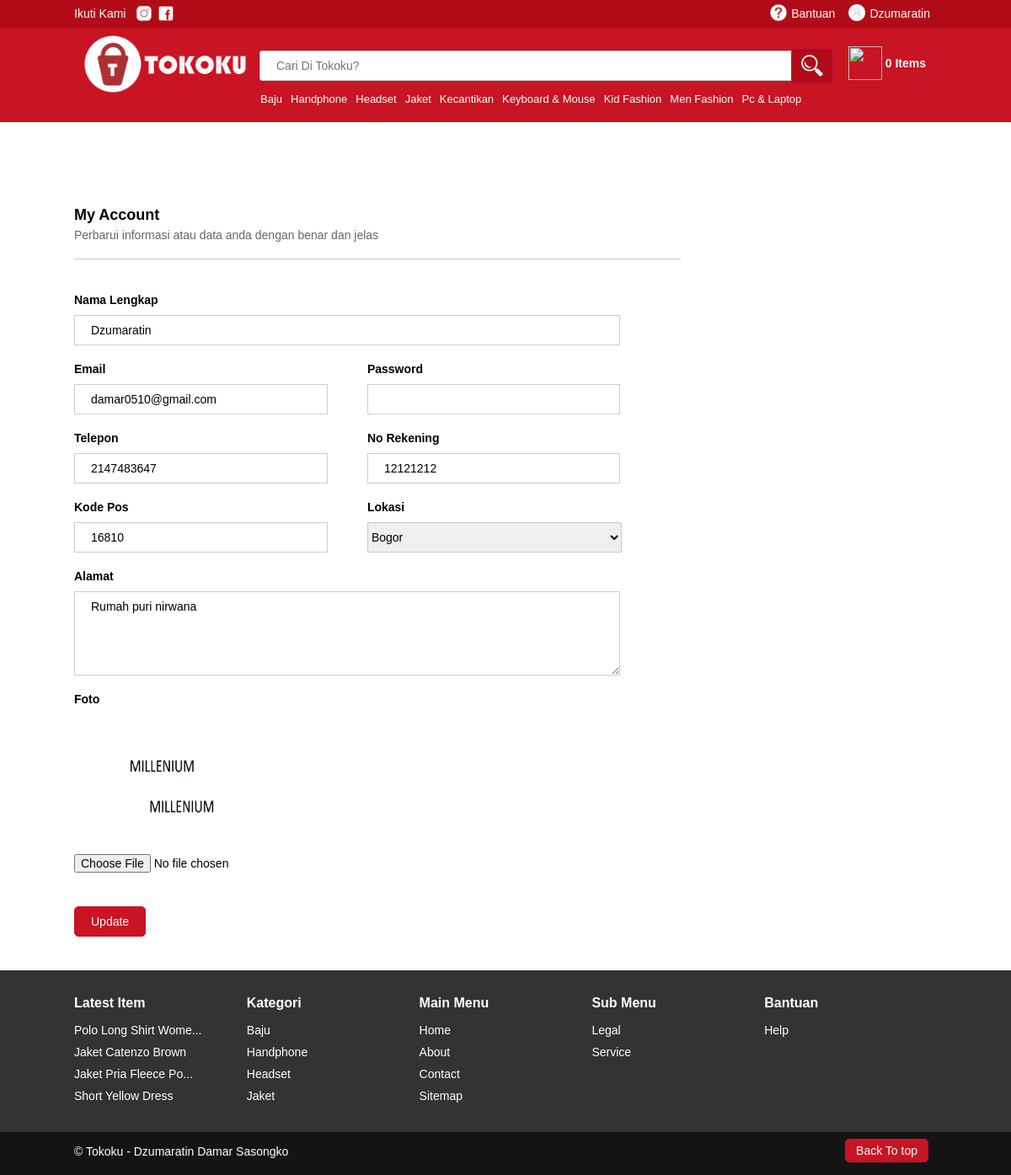
The app's page /member/my_account (signed in) with its own data.
### tables this page shows
CREATE TABLE `kategori` (
  `id_kategori` int(11) NOT NULL,
  `kategori` varchar(250) NOT NULL
);

CREATE TABLE `members` (
  `id_member` int(11) NOT NULL,
  `id_lokasi` int(11) NOT NULL,
  `nama` varchar(250) NOT NULL,
  `email` varchar(250) NOT NULL,
  `password` varchar(250) NOT NULL,
  `telepon` int(11) NOT NULL,
  `no_rekening` int(11) NOT NULL,
  `kode_pos` int(11) NOT NULL,
  `alamat` text NOT NULL,
  `foto` varchar(250) NOT NULL
);

CREATE TABLE `items` (
  `id_item` int(11) NOT NULL,
  `id_kategori` int(11) NOT NULL,
  `id_lokasi` int(11) NOT NULL,
  `nama_item` varchar(250) NOT NULL,
  `merk` varchar(250) NOT NULL,
  `harga` int(11) NOT NULL,
  `qty` int(11) NOT NULL,
  `diskon` int(11) NOT NULL,
  `deskripsi` varchar(250) NOT NULL,
  `foto` varchar(250) NOT NULL,
  `terjual` int(11) NOT NULL
);

CREATE TABLE `menu` (
  `id_menu` int(11) NOT NULL,
  `judul_menu` varchar(250) NOT NULL,
  `caption` varchar(250) NOT NULL,
  `status` int(11) NOT NULL,
  `konten` text NOT NULL
);

### app/core/Controller.php (called while the page is built, shortened)
<?php
class Controller {
	public function view($view, $data = array()){
		extract($data);
		require_once 'app/views/'.$view.'.php';
	}
}

### app/controllers/member.php (called while the page is built, shortened)
<?php
class Member extends Controller {
	public function my_account(){
		$id = $_SESSION[SESS]['member']['id_member'];
		$data['lokasi'] = $this->db->fetch("SELECT * FROM lokasi ORDER BY lokasi ASC");
		$data['data'] = $this->db->fetch("SELECT * FROM members WHERE id_member = :idm", array(':idm' => $id));
		$this->view('sections/head');
		$this->view('pages/my_account', $data);
		$this->view('sections/footer');
	}
}

### app/core/App.php (called while the page is built, shortened)
<?php
class App {
	public $controller = 'home';
	public $method = 'index';
	public $params = array();
	public function __construct(){
		$url = $this->parseUrl();
		if(file_exists('app/controllers/'.$url[0].'.php')){
			$this->controller = $url[0];
			unset($url[0]);
		} else {
			die('404 PAGE NOT FOUND');
		}
		$this->controller = new $this->controller;
		if(isset($url[1])){
			if(method_exists($this->controller, $url[1])){
				$this->method = $url[1];
			} else {
				$url[2] = $url[1];
				unset($url[1]);
			}
		}
		call_user_func_array(array($this->controller, $this->method), $this->params);
	}
	public function parseUrl(){
		if(isset($_GET['url'])){
			return explode('/', filter_var(rtrim($_GET['url'],'/'), FILTER_SANITIZE_URL));
		} else {
			return array($this->controller, $this->method, 0);
		}
	}
}

### index.php (called while the page is built, shortened)
<?php
$app = new App();

### app/libs/DB.php (called while the page is built, shortened)
<?php
class DB {
	public $pdo;
	public function connect(){
		try {
			$this->pdo = new PDO("mysql:host=".HOST.";dbname=".DBNY, USER, PASS, array(PDO::ATTR_PERSISTENT => TRUE));
			$this->pdo->setAttribute(PDO::ATTR_ERRMODE, PDO::ERRMODE_WARNING);
		}
		catch(PDOException $e){
			die("ERROR : ".$e->getMessage());
		}
	}
	public function fetch($sql, $data = array()){
		$q = $this->pdo->prepare($sql);
		$q->execute($data);
		return $q->fetchAll(PDO::FETCH_ASSOC);
	}
}

### app/views/pages/my_account.php (the view, shortened to what this page needs)
<div class="container" style="margin-top:50px;">
<div class="wrapper pull-left m">
   	<div class="page-title">
       	<h1 style="margin-top:50px;">My Account</h1>
           <p>Perbarui informasi atau data anda dengan benar dan jelas</p>
       </div>
   	<form action="<?= SITE ?>/member/my_account" method="post" enctype="multipart/form-data" class="form">
       	<label class="block">
           	<b>Nama Lengkap</b>
               <input type="text" name="nama" class="form-control" value="<?= $data[0]['nama'] ?>" required="required" />
           </label>
       	<label>
           	<b>Email</b>
               <input type="email" name="email" class="form-control" value="<?= $data[0]['email'] ?>" required="required" />
           </label>
       	<label>
           	<b>Password</b>
               <input type="password" name="password" class="form-control" readonly/>
           </label>
       	<label>
           	<b>Telepon</b>
               <input type="number" name="telepon" class="form-control" value="<?= $data[0]['telepon'] ?>" required="required" />
           </label>
       	<label>
           	<b>No Rekening</b>
               <input type="number" name="no_rekening" class="form-control" value="<?= $data[0]['no_rekening'] ?>" required="required" />
           </label>
       	<label>
           	<b>Kode Pos</b>
               <input type="number" name="kode_pos" class="form-control" value="<?= $data[0]['kode_pos'] ?>" required="required" />
           </label>
       	<label>
           	<b>Lokasi</b>
               <select name="lokasi" class="form-control">
                   <?php
					foreach($lokasi as $l){
						if($l['id_lokasi'] == $data[0]['id_lokasi']){
							echo "<option value='".$l['id_lokasi']."' selected>".ucwords($l['lokasi'])."</option>";
						} else {
							echo "<option value='".$l['id_lokasi']."'>".ucwords($l['lokasi'])."</option>";
						}
					}
				?>
               </select>
           </label>
       	<label class="block">
           	<b>Alamat</b>
               <textarea name="alamat" class="form-control" required="required" rows="5"><?= $data[0]['alamat'] ?></textarea>
           </label>
       	<label class="block">
           	<b>Foto</b>
               <img src="<?= SITE ?>/public/images/members/<?= $data[0]['foto'] ?>" width="236" height="150" />
               <br/><br/>
               <input type="file" name="foto"/>
           </label>
           <label class="block">
            <button type="submit" name="submit" class="btn btn-large pull-left">Update</button>
           </label>
       </form>
   </div>
   </div>

### app/views/sections/head.php (shortened to what this page needs)
<html>
<link rel="stylesheet" type="text/css" href="<?= SITE ?>/public/css/style.css">
<body>
<div id="topbar" class="auto dark-red">
	<div class="container">
		<?php
		if(isset($_SESSION[SESS]['admin'])){
		?>
    	<p class="pull-left">Selamat Datang di Admin <b>Tokoku</b></p>
        <?php
		}
		else {
		?>
    	<p class="pull-left" style="color: #fff;margin-right:10px; "> Ikuti Kami </p>
    	<a href="#" >
			<img style="margin-top: 6px;margin-left: 2px;" src="<?= SITE ?>/public/images/ig.png" width="20" />
		</a>
		<a href="#">
			<img style="margin-top: 6px;margin-left: 2px;" src="<?= SITE ?>/public/images/fb.png" width="20" />
		</a>
        <?php
		}
		?>
					<ul class="pull-right">
					<?php
					if(isset($_SESSION[SESS]['member'])){
					?>
					<li><a href="<?= SITE ?>/help" class="pull-left" style="color: #fff">
					<img class="pull-left" style="margin-top: -3px;margin-right: 5px;" src="<?= SITE ?>/public/images/tanya.png" width="20" />
					Bantuan </a> </li>
					<div class="dropdown" style="float: right;">
					<li><a href="#" class="pull-left" style="color: #fff">
					<img class="pull-left" style="margin-top: -3px;margin-right: 5px;" src="<?= SITE ?>/public/images/user_toko.png" width="20" />
					<?= ucwords($_SESSION[SESS]['member']['nama']) ?>
					</a>
				  	   </li>
					</div>
					<?php
			}
			?>
			</ul>
	</div>
</div>
<div id="header" class="red auto m">
	<div class="container">
		<?php
		if(isset($_SESSION[SESS]['admin'])){
		?>
    	<a href="<?= SITE ?>/admin" class="pull-left">
	    	<img src="<?= SITE ?>/public/images/toko.png" width="220" />
        </a>
        <?php
		} else {
		?>
	<a href="<?= SITE ?>">
		<img src="<?= SITE ?>/public/images/toko.png" class="logo" width="220" >
	</a>
<?php
		}
		?>
	<div class="pull-right">
<?php
		if(isset($_SESSION[SESS]['member'])){
			if(!isset($_SESSION[SESS]['member']['cart'])){
				$cart = 0;
			} else {
				$cart = count($_SESSION[SESS]['member']['cart']);
			}
		?>
        <a href="<?= SITE ?>/cart/my_cart">
		<img src="<?= SITE ?>/public/images/cart.png" width="40" class="pull-right cart" style="margin: 22px 65px;" />
		</a>
		<b class="b-item" style="margin: 34px -157px;color: #fff;float: right;"><?= $cart ?> Items</b>
        <?php
		}elseif(isset($_SESSION[SESS]['admin'])){
		?>
		<img src="<?= SITE ?>/public/images/cart.png" style="display: none;" width="40" class="pull-right" style="margin: 16px 65px;" />
		<?php
		}else {
		?>
		<a href="<?= SITE ?>/cart/cart_empty">
		<img src="<?= SITE ?>/public/images/cart.png" width="40" class="pull-right cart_empty cart_cart"  />
		</a>
		<?php
		}
		?>
		</div>
<?php
	if(isset($_GET['q'])){
		$q = $_GET['q'];
	} else {
		$q = '';
	}
	if(!isset($_SESSION[SESS]['admin'])){
?>
<?php
	$kategori = $this->db->fetch("SELECT * FROM kategori ORDER BY kategori ASC LIMIT 9");
?>
        	<div id="search pull-left">
    	<form action="<?= SITE ?>/search/" method="get">
        	<input type="text" name="q" class="searchTerm form-control search1" placeholder="Cari Di Tokoku?" value="<?= $q ?>" />
    		<button type="submit" class="searchButton button_sc">
        	<img src="<?= SITE ?>/public/images/search.png" align="center" style="margin-right: 5px;">
    	</button>
        </form>
        <div class="kate">
                	<?php
					foreach($kategori as $li){
						if(strlen($li['kategori']) > 40){
							$show = substr($li['kategori'],0,40)."...";
						} else {
							$show = $li['kategori'];
						}
						echo "<a style='margin-right: 10px;' href='".SITE."/kategori/".$li['id_kategori']."'>".ucwords($show)."</a>";
					}
					?>
    	</div>
        </div>
<?php
	}
	?>
	</div>
	</div>

### app/views/sections/footer.php (shortened to what this page needs)
 <?php
 if(URI1 != 'admin'){
 if(!isset($_SESSION[SESS]['admin'])){
	 $latest_items = $this->db->fetch("SELECT * FROM items ORDER BY id_item DESC LIMIT 4");
	 $kategori = $this->db->fetch("SELECT * FROM kategori ORDER BY kategori ASC LIMIT 4");
	 $main_menu = $this->db->fetch("SELECT * FROM menu WHERE status = 1 ORDER BY judul_menu ASC LIMIT 2");
	 $sub_menu = $this->db->fetch("SELECT * FROM menu WHERE status = 2 ORDER BY judul_menu ASC LIMIT 4");
 ?>
<div id="semi-footer" class="auto">
	<div class="container">
		<div class="f-section">
		<b>Latest Item</b>
			<ul>
				<li>
					<?php
					foreach($latest_items as $li){
						if(strlen($li['nama_item']) > 20){
							$show = substr($li['nama_item'],0,20)."...";
						} else {
							$show = $li['nama_item'];
						}
						echo "<a href='".SITE."/item/".$li['id_item']."'>".ucwords($show)."</a>";
					}
					?>
				</li>
			</ul>
		</div>
		<div class="f-section">
		<b>Kategori</b>
			<ul>
				<li>
					<?php
					foreach($kategori as $k){
						echo "<a href='".SITE."/kategori/".$k['id_kategori']."'>".ucwords($k['kategori'])."</a>";
					}
					?>
				</li>
			</ul>
		</div>
		<div class="f-section">
		<b>Main Menu</b>
			<ul>
				<li>
					<a href="<?= SITE ?>">Home</a>
                    <?php
					foreach($main_menu as $mm){
						echo "<a href='".SITE."/menu_atas/".strtolower($mm['judul_menu'])."'>".ucwords($mm['judul_menu'])."</a>";
					}
					?>
                    <a href="<?= SITE ?>/menu_atas/sitemap">Sitemap</a>
				</li>
			</ul>
		</div>
		<div class="f-section">
		<b>Sub Menu</b>
			<ul>
				<li>
					<?php
					foreach($sub_menu as $sm){
						echo "<a href='".SITE."/menu_atas/".strtolower($sm['judul_menu'])."'>".ucwords($sm['judul_menu'])."</a>";
					}
					?>
				</li>
			</ul>
		</div>
		<div class="f-section">
		<b>Bantuan</b>
			<ul>
				<li>
					<a href="<?= SITE ?>/help" class="pull-left" style="color: #fff">
					Help </a>
				</li>
			</ul>
		</div>
	</div>
</div>
<?php
 }
 } else {
?>
	<div style="height:12px; width:100%;" class="pull-left"></div>
<?php
 }
?>
<div id="footer" class="auto">
<div class="container">
<p class="pull-left">&copy; Tokoku - Dzumaratin Damar Sasongko</p>
<a href="#" class="btn pull-right">Back To top</a>
</div>
</div>

### public/css/style.css (style rules this page uses)
* { margin: 0; padding: 0; font-family: Arial; font-size: 14px; }
html,body { height: 100%; }
a { text-decoration: none; }
ul li { list-style-type: none; }
.dark-red { background: #b10b18; margin: auto; }
.red { background: #c81423; margin: auto; }
.auto { overflow: auto; overflow-x:hidden; }
#topbar { width: 100%; color: #fff; }
#topbar p { margin: 8px 0; }
.container { width: 1024px; margin: auto; }
.pull-left { float: left; }
.pull-right { float: right; }
.wrapper { width:720px; }
#topbar ul li { float: left; }
#topbar ul li a { padding: 8px; transition:0.3s ease; }
#header { width: 100%; }
#header img { margin-bottom: 5px 0; }
.searchTerm { float: left; width: 100%; border: 3px solid #c30f42; padding: 15px; border-radius: 3px; outline: none; color: black; }
.searchButton { float: right; width: 50px; margin: -60px 12%; height: 42px; border: 1px solid #c30f42; background: #b10b18; text-align: center; color: #fff; border-radius: 5px; cursor: pointer; font-size: 20px; }
.form-control { width: 280px; border: 1px solid #ccc; padding: 8px 0; }
input[type=text].form-control { padding: 9px 19px; }
input[type=email].form-control { padding: 9px 19px; }
input[type=password].form-control { padding: 9px 19px; }
input[type=number].form-control { padding: 9px 19px; }
textarea.form-control { padding: 9px 19px; }
.btn { margin-right:10px; ; cursor: pointer; color: #fff; background: #c81423; transition:0.5s ease; border: 1px solid #c81423; border-radius: 5px; padding: 9px 19px; }
#semi-footer { background:#333; width: 100%; color: #fff; padding: 30px 0; }
.f-section { width: 20%; float: left; display: inline-block; }
.f-section b { margin-bottom: 10px; font-size: 16px; display: block; }
.f-section ul li { float: left; }
.f-section ul li a { color: #fff; width: 100%; padding:5px 0; display: block; }
#footer { background: #141414; width: 100%; padding: 15px 0; color: #fff; float: left; }
#footer .btn { margin-top: -7px; padding: 5px 12px; }
.page-title { width: 100%; padding-bottom: 20px; border-bottom: 1px solid #ccc; margin-bottom: 40px; }
.page-title h1 { font-size: 18px; margin-bottom: 5px; }
.page-title p { color: #666; }
.m { margin-bottom: 20px; }
.form label.block { width:100%; }
.form label { width:334px; display:inline-block; margin-right:10px; margin-bottom:20px; }
.form label b { display:block; margin-bottom:10px; }
.form .form-control { width:90%; }
.form select.form-control { width:302px; }
.form .btn { margin-top:20px; }
.cart { color:#fff; }
#header img { margin-left:5px; transition:0.5s ease; }
.kate a { float: left; font-size: 13px; margin: -7px 0 20; color: #fff; }
.kate { margin: 0px 221px; width: 70%; }
.search1 { min-width: 675px; margin: -57px 220px; }

### records on screen
kategori: kategori "Baju"
kategori: kategori "Handphone"
kategori: kategori "Headset"
kategori: kategori "Jaket"
kategori: kategori "Kecantikan"
kategori: kategori "Keyboard & Mouse"
kategori: kategori "Kid Fashion"
kategori: kategori "Men Fashion"
kategori: kategori "Pc & Laptop"
members: nama "Dzumaratin", email "damar0510@gmail.com", telepon "2147483647", no_rekening "12121212", kode_pos "16810", alamat "Rumah puri nirwana", foto (picture)
items: nama_item "Polo Long Shirt Wome..."
items: nama_item "Jaket Catenzo Brown"
items: nama_item "Jaket Pria Fleece Po..."
items: nama_item "Short Yellow Dress"
menu: judul_menu "About"
menu: judul_menu "Contact"
menu: judul_menu "Legal"
menu: judul_menu "Service"

### other values on screen
$_SESSION[SESS]['member']['nama'] "Dzumaratin"
$cart "0"
form field lokasi "Bogor"
